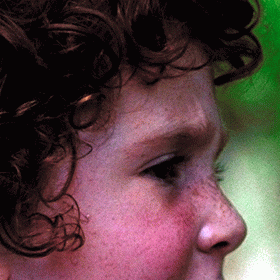
#> input picture datasets/srdata/Set5/head_GT.bmp, 280 x 280 px
$ python code3_simu_color_gauss.py
#> lines starting #> are read from the running program, lines starting #| are printed output that depends on the picture
import os
import cv2
import numpy as np
import matplotlib.pyplot as plt

def add_gaussian_noise_color(img_rgb, sigma=15):
    h, w, c = img_rgb.shape
    gaussian_noise = np.random.randn(h, w, c) * sigma
    noisy = img_rgb + gaussian_noise
    noisy = np.round(np.clip(noisy, a_min=0, a_max=255))
    return noisy.astype(np.uint8)

if __name__ == "__main__":
    img_path = '../datasets/srdata/Set5/head_GT.bmp'
    img = cv2.imread(img_path)[:,:,::-1]
    gaussian_sigma_ls = [15, 25, 50]
    N = len(gaussian_sigma_ls)
    fig = plt.figure(figsize=(10, 3))
    for sid, sigma in enumerate(gaussian_sigma_ls):
        noisy = add_gaussian_noise_color(img, sigma)
        fig.add_subplot(1, N, sid + 1)
        plt.imshow(noisy)
        plt.axis('off')
        plt.title(f'Gaussian, sigma={sigma}')
#> this loop made 3 passes
#> pass 1, in add_gaussian_noise_color, `noisy = img_rgb + gaussian_noise`:
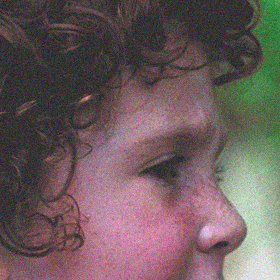
#> noisy: shape (280, 280, 3) float64; mean R, G, B 88.5, 65, 65.8; drawn with min black and max white
#> pass 1, in add_gaussian_noise_color, `noisy = np.round(np.clip(noisy, a_min=0, a_max=255))`:
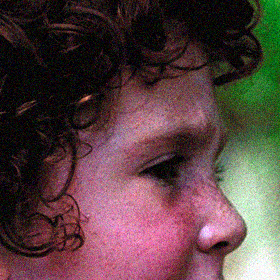
#> noisy: shape (280, 280, 3) float64; mean R, G, B 89.2, 66.1, 66.7
#> pass 2, in add_gaussian_noise_color (call 2), `noisy = img_rgb + gaussian_noise`:
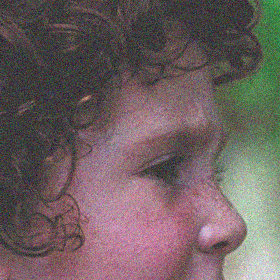
#> noisy: shape (280, 280, 3) float64; mean R, G, B 88.7, 65.1, 65.7; drawn with min black and max white
    plt.savefig(f'results/noise_simu/gaussian_color.png')
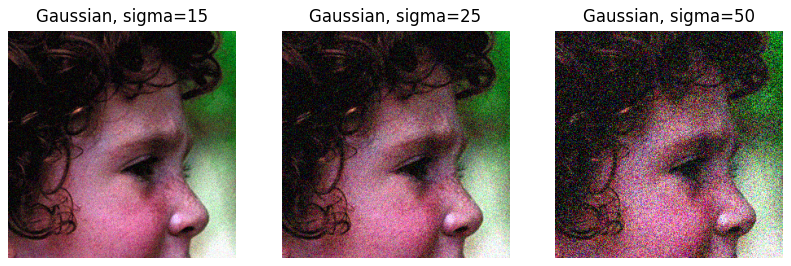
#> figure drawn by matplotlib, 3 panels
    plt.close()
